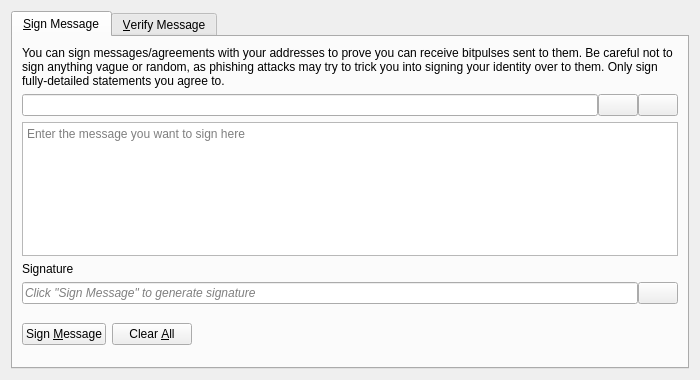
<?xml version="1.0" encoding="UTF-8"?>
<ui version="4.0">
 <class>SignVerifyMessageDialog</class>
 <widget class="QDialog" name="SignVerifyMessageDialog">
  <property name="geometry">
   <rect>
    <x>0</x>
    <y>0</y>
    <width>700</width>
    <height>380</height>
   </rect>
  </property>
  <property name="windowTitle">
   <string>Signatures - Sign / Verify a Message</string>
  </property>
  <property name="modal">
   <bool>true</bool>
  </property>
  <layout class="QVBoxLayout" name="verticalLayout">
   <item>
    <widget class="QTabWidget" name="tabWidget">
     <property name="currentIndex">
      <number>0</number>
     </property>
     <widget class="QWidget" name="tabSignMessage">
      <attribute name="title">
       <string>&amp;Sign Message</string>
      </attribute>
      <layout class="QVBoxLayout" name="verticalLayout_SM">
       <item>
        <widget class="QLabel" name="infoLabel_SM">
         <property name="text">
          <string>You can sign messages/agreements with your addresses to prove you can receive bitpulses sent to them. Be careful not to sign anything vague or random, as phishing attacks may try to trick you into signing your identity over to them. Only sign fully-detailed statements you agree to.</string>
         </property>
         <property name="textFormat">
          <enum>Qt::PlainText</enum>
         </property>
         <property name="wordWrap">
          <bool>true</bool>
         </property>
        </widget>
       </item>
       <item>
        <layout class="QHBoxLayout" name="horizontalLayout_1_SM">
         <property name="spacing">
          <number>0</number>
         </property>
         <item>
          <widget class="QValidatedLineEdit" name="addressIn_SM">
           <property name="toolTip">
            <string>The bitpulse address to sign the message with</string>
           </property>
          </widget>
         </item>
         <item>
          <widget class="QPushButton" name="addressBookButton_SM">
           <property name="toolTip">
            <string>Choose previously used address</string>
           </property>
           <property name="text">
            <string/>
           </property>
           <property name="icon">
            <iconset resource="../bitpulse.qrc">
             <normaloff>:/icons/address-book</normaloff>:/icons/address-book</iconset>
           </property>
           <property name="shortcut">
            <string>Alt+A</string>
           </property>
           <property name="autoDefault">
            <bool>false</bool>
           </property>
          </widget>
         </item>
         <item>
          <widget class="QPushButton" name="pasteButton_SM">
           <property name="toolTip">
            <string>Paste address from clipboard</string>
           </property>
           <property name="text">
            <string/>
           </property>
           <property name="icon">
            <iconset resource="../bitpulse.qrc">
             <normaloff>:/icons/editpaste</normaloff>:/icons/editpaste</iconset>
           </property>
           <property name="shortcut">
            <string>Alt+P</string>
           </property>
           <property name="autoDefault">
            <bool>false</bool>
           </property>
          </widget>
         </item>
        </layout>
       </item>
       <item>
        <widget class="QPlainTextEdit" name="messageIn_SM">
         <property name="toolTip">
          <string>Enter the message you want to sign here</string>
         </property>
         <property name="placeholderText">
          <string>Enter the message you want to sign here</string>
         </property>
        </widget>
       </item>
       <item>
        <widget class="QLabel" name="signatureLabel_SM">
         <property name="text">
          <string>Signature</string>
         </property>
         <property name="textFormat">
          <enum>Qt::PlainText</enum>
         </property>
        </widget>
       </item>
       <item>
        <layout class="QHBoxLayout" name="horizontalLayout_2_SM">
         <property name="spacing">
          <number>0</number>
         </property>
         <item>
          <widget class="QLineEdit" name="signatureOut_SM">
           <property name="placeholderText">
            <string>Click "Sign Message" to generate signature</string>
           </property>
           <property name="font">
            <font>
             <italic>true</italic>
            </font>
           </property>
           <property name="readOnly">
            <bool>true</bool>
           </property>
          </widget>
         </item>
         <item>
          <widget class="QPushButton" name="copySignatureButton_SM">
           <property name="toolTip">
            <string>Copy the current signature to the system clipboard</string>
           </property>
           <property name="text">
            <string/>
           </property>
           <property name="icon">
            <iconset resource="../bitpulse.qrc">
             <normaloff>:/icons/editcopy</normaloff>:/icons/editcopy</iconset>
           </property>
           <property name="autoDefault">
            <bool>false</bool>
           </property>
          </widget>
         </item>
        </layout>
       </item>
       <item>
        <layout class="QHBoxLayout" name="horizontalLayout_3_SM">
         <item>
          <widget class="QPushButton" name="signMessageButton_SM">
           <property name="toolTip">
            <string>Sign the message to prove you own this bitpulse address</string>
           </property>
           <property name="text">
            <string>Sign &amp;Message</string>
           </property>
           <property name="icon">
            <iconset resource="../bitpulse.qrc">
             <normaloff>:/icons/edit</normaloff>:/icons/edit</iconset>
           </property>
           <property name="autoDefault">
            <bool>false</bool>
           </property>
          </widget>
         </item>
         <item>
          <widget class="QPushButton" name="clearButton_SM">
           <property name="toolTip">
            <string>Reset all sign message fields</string>
           </property>
           <property name="text">
            <string>Clear &amp;All</string>
           </property>
           <property name="icon">
            <iconset resource="../bitpulse.qrc">
             <normaloff>:/icons/remove</normaloff>:/icons/remove</iconset>
           </property>
           <property name="autoDefault">
            <bool>false</bool>
           </property>
          </widget>
         </item>
         <item>
          <spacer name="horizontalSpacer_1_SM">
           <property name="orientation">
            <enum>Qt::Horizontal</enum>
           </property>
           <property name="sizeHint" stdset="0">
            <size>
             <width>40</width>
             <height>48</height>
            </size>
           </property>
          </spacer>
         </item>
         <item>
          <widget class="QLabel" name="statusLabel_SM">
           <property name="font">
            <font>
             <weight>75</weight>
             <bold>true</bold>
            </font>
           </property>
           <property name="text">
            <string/>
           </property>
           <property name="wordWrap">
            <bool>true</bool>
           </property>
          </widget>
         </item>
         <item>
          <spacer name="horizontalSpacer_2_SM">
           <property name="orientation">
            <enum>Qt::Horizontal</enum>
           </property>
           <property name="sizeHint" stdset="0">
            <size>
             <width>40</width>
             <height>48</height>
            </size>
           </property>
          </spacer>
         </item>
        </layout>
       </item>
      </layout>
     </widget>
     <widget class="QWidget" name="tabVerifyMessage">
      <attribute name="title">
       <string>&amp;Verify Message</string>
      </attribute>
      <layout class="QVBoxLayout" name="verticalLayout_VM">
       <item>
        <widget class="QLabel" name="infoLabel_VM">
         <property name="text">
          <string>Enter the receiver's address, message (ensure you copy line breaks, spaces, tabs, etc. exactly) and signature below to verify the message. Be careful not to read more into the signature than what is in the signed message itself, to avoid being tricked by a man-in-the-middle attack. Note that this only proves the signing party receives with the address, it cannot prove sendership of any transaction!</string>
         </property>
         <property name="textFormat">
          <enum>Qt::PlainText</enum>
         </property>
         <property name="alignment">
          <set>Qt::AlignLeading|Qt::AlignLeft|Qt::AlignTop</set>
         </property>
         <property name="wordWrap">
          <bool>true</bool>
         </property>
        </widget>
       </item>
       <item>
        <layout class="QHBoxLayout" name="horizontalLayout_1_VM">
         <property name="spacing">
          <number>0</number>
         </property>
         <item>
          <widget class="QValidatedLineEdit" name="addressIn_VM">
           <property name="toolTip">
            <string>The bitpulse address the message was signed with</string>
           </property>
          </widget>
         </item>
         <item>
          <widget class="QPushButton" name="addressBookButton_VM">
           <property name="toolTip">
            <string>Choose previously used address</string>
           </property>
           <property name="text">
            <string/>
           </property>
           <property name="icon">
            <iconset resource="../bitpulse.qrc">
             <normaloff>:/icons/address-book</normaloff>:/icons/address-book</iconset>
           </property>
           <property name="shortcut">
            <string>Alt+A</string>
           </property>
           <property name="autoDefault">
            <bool>false</bool>
           </property>
          </widget>
         </item>
        </layout>
       </item>
       <item>
        <widget class="QPlainTextEdit" name="messageIn_VM">
          <property name="toolTip">
            <string>The signed message to verify</string>
          </property>
          <property name="placeholderText">
            <string>The signed message to verify</string>
          </property>
        </widget>
       </item>
       <item>
        <widget class="QValidatedLineEdit" name="signatureIn_VM">
          <property name="toolTip">
            <string>The signature given when the message was signed</string>
          </property>
          <property name="placeholderText">
            <string>The signature given when the message was signed</string>
          </property>
        </widget>
       </item>
       <item>
        <layout class="QHBoxLayout" name="horizontalLayout_2_VM">
         <item>
          <widget class="QPushButton" name="verifyMessageButton_VM">
           <property name="toolTip">
            <string>Verify the message to ensure it was signed with the specified bitpulse address</string>
           </property>
           <property name="text">
            <string>Verify &amp;Message</string>
           </property>
           <property name="icon">
            <iconset resource="../bitpulse.qrc">
             <normaloff>:/icons/transaction_0</normaloff>:/icons/transaction_0</iconset>
           </property>
           <property name="autoDefault">
            <bool>false</bool>
           </property>
          </widget>
         </item>
         <item>
          <widget class="QPushButton" name="clearButton_VM">
           <property name="toolTip">
            <string>Reset all verify message fields</string>
           </property>
           <property name="text">
            <string>Clear &amp;All</string>
           </property>
           <property name="icon">
            <iconset resource="../bitpulse.qrc">
             <normaloff>:/icons/remove</normaloff>:/icons/remove</iconset>
           </property>
           <property name="autoDefault">
            <bool>false</bool>
           </property>
          </widget>
         </item>
         <item>
          <spacer name="horizontalSpacer_1_VM">
           <property name="orientation">
            <enum>Qt::Horizontal</enum>
           </property>
           <property name="sizeHint" stdset="0">
            <size>
             <width>40</width>
             <height>48</height>
            </size>
           </property>
          </spacer>
         </item>
         <item>
          <widget class="QLabel" name="statusLabel_VM">
           <property name="font">
            <font>
             <weight>75</weight>
             <bold>true</bold>
            </font>
           </property>
           <property name="text">
            <string/>
           </property>
           <property name="wordWrap">
            <bool>true</bool>
           </property>
          </widget>
         </item>
         <item>
          <spacer name="horizontalSpacer_2_VM">
           <property name="orientation">
            <enum>Qt::Horizontal</enum>
           </property>
           <property name="sizeHint" stdset="0">
            <size>
             <width>40</width>
             <height>48</height>
            </size>
           </property>
          </spacer>
         </item>
        </layout>
       </item>
      </layout>
     </widget>
    </widget>
   </item>
  </layout>
 </widget>
 <customwidgets>
  <customwidget>
   <class>QValidatedLineEdit</class>
   <extends>QLineEdit</extends>
   <header>qt/qvalidatedlineedit.h</header>
  </customwidget>
 </customwidgets>
 <resources>
  <include location="../bitpulse.qrc"/>
 </resources>
 <connections/>
</ui>
